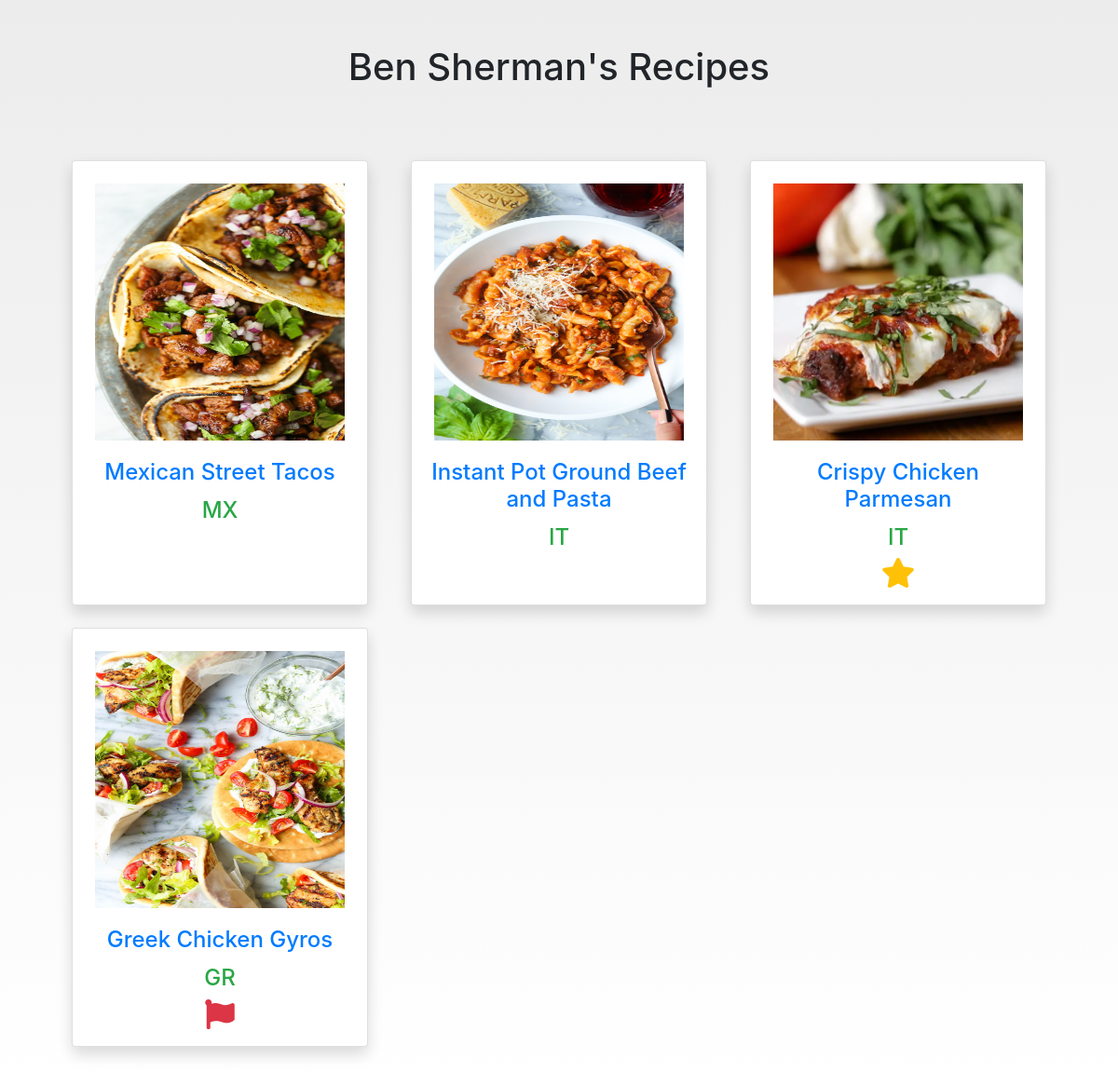
The page /my_recipe_list (signed in) on the database as committed earlier.
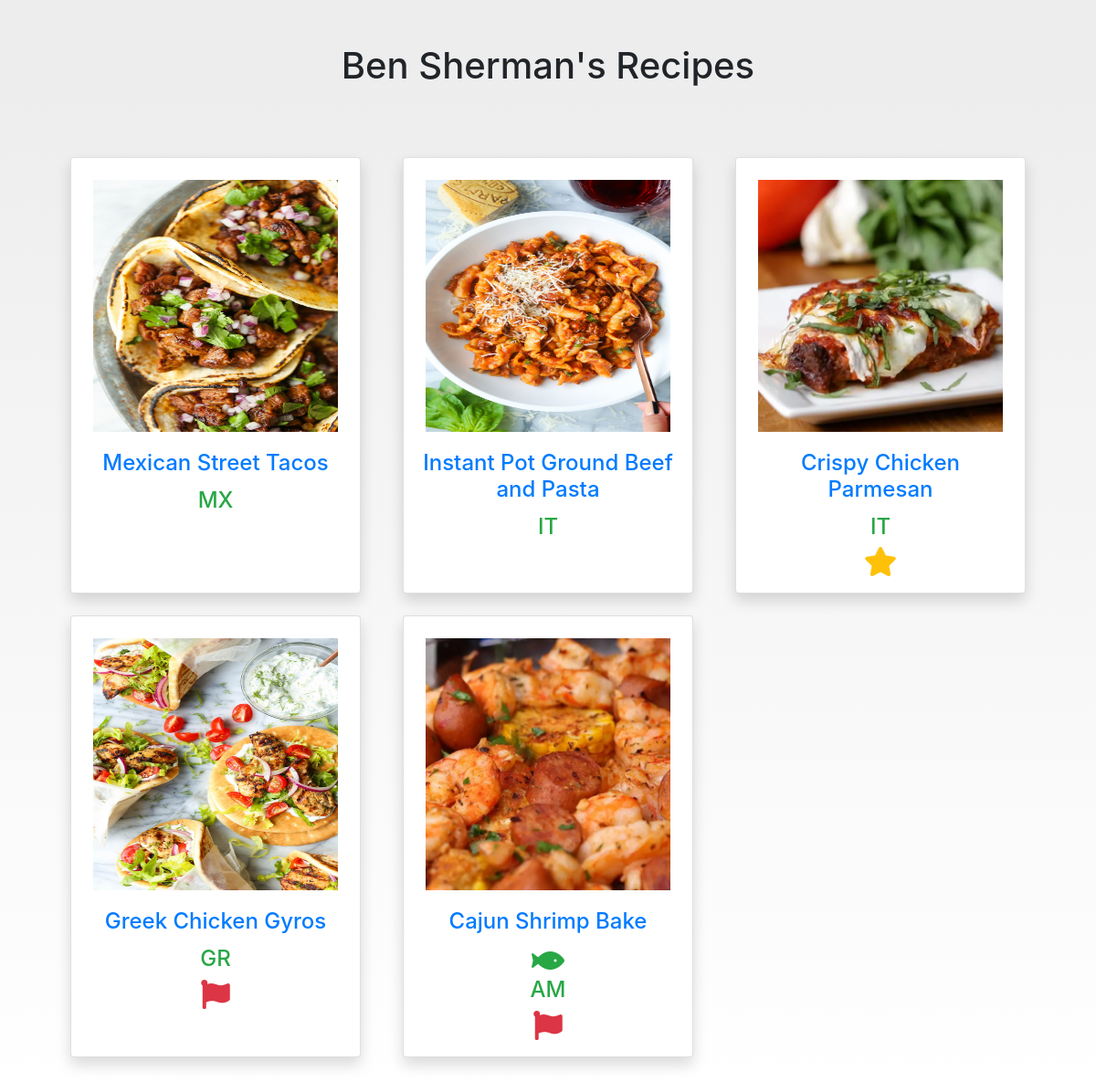
The same page on the database as committed later.
### recipe_app/models.py (models this page shows)
class User(models.Model):
    first_name = models.CharField(max_length=60)
    last_name = models.CharField(max_length=60)
    email = models.CharField(max_length=255)
    password = models.CharField(max_length=255)
    created_at = models.DateTimeField(auto_now_add=True)
    updated_at = models.DateTimeField(auto_now=True)
    objects = UserManager()

class Recipe(models.Model):
    MEAT_CHOICES = (
        ("RM", "Red Meat"),
        ("PL", "Poultry"),
        ("FI", "Fish"),
        ("VG", "Vegetarian"),
    )
    CATEGORY_CHOICES = (
        ("AM", "American"),
        ("CH", "Chinese"),
        ("EE", "Eastern European"),
        ("EN", "English"),
        ("FR", "French"),
        ("GE", "German"),
        ("GR", "Greek"),
        ("IN", "Indian"),
        ("IT", "Italian"),
        ("JP", "Japanese"),
        ("KR", "Korean"),
        ("MX", "Mexican"),
        ("OT", "Other"),
        ("SL", "Soul Food"),
    )
    title = models.CharField(max_length=90)
    picture = models.ImageField(upload_to="recipe_photo_album")
    link_to_recipe = models.URLField(max_length=200)
    description = models.TextField(blank=True)
    meat_type = models.CharField(max_length=2, choices=MEAT_CHOICES, default=MEAT_CHOICES[0][0])
    category = models.CharField(max_length=2, choices=CATEGORY_CHOICES, default=CATEGORY_CHOICES[0][0])
    best_quantity = models.DecimalField(max_digits=3, decimal_places=2, default=1)
    rating = models.DecimalField(max_digits=3, decimal_places=2, null=True)
    comments = models.TextField(blank=True)
    last_made_at = models.DateField()
    quick_and_easy = models.BooleanField(default=False)
    is_favorite = models.BooleanField(default=False)
    have_made_before = models.BooleanField(default=False)
    saved_by = models.ForeignKey(User, related_name='saved_recipes', on_delete=models.CASCADE, default=1)
    created_at = models.DateTimeField(auto_now_add=True)
    updated_at = models.DateTimeField(auto_now=True)
    objects = RecipeManager()

### recipe_app/views.py (the view)
# urls.py: path('my_recipe_list', views.recipe_list),
def recipe_list(request):
    if 'user_id' in request.session:
        current_user = User.objects.get(id=request.session['user_id'])
        current_users_recipes = Recipe.objects.filter(saved_by=current_user)
        previously_made = current_users_recipes.filter(have_made_before=True)
        favorited_recipes = current_users_recipes.filter(is_favorite=True)
        saved_recipes = current_users_recipes.filter(have_made_before=False)
        context = {
            'user': current_user,
            'recipes': current_users_recipes,
            'have_made': previously_made,
            'favorite_recipes' : favorited_recipes,
            'saved_for_later' : saved_recipes,
        }
        return render(request, 'recipe_list.html', context)
    else:
        return redirect('/login')

### recipe_app/templates/recipe_list.html (shortened to what this page needs)
<!DOCTYPE html>
    <html lang="en">
        <head>
            {% load static %}
            <link rel="stylesheet" href="{% static 'style.css' %}">
            <link rel="stylesheet" href="https://stackpath.bootstrapcdn.com/bootstrap/4.1.3/css/bootstrap.min.css"
>
            <link rel="stylesheet" href="https://use.fontawesome.com/releases/v5.0.13/css/all.css">
        </head>
        <body>
            <div id="header" class="text-center">
                <h1 class="p-5">{{ user.first_name }} {{ user.last_name }}'s Recipes</h1>
            </div>
            <div class="row">
                <div class="col px-5">
                    <div id="all_recipe_display">
                        <div id="card_holder" class="row p-3 mt-1">
                            {% for recipe in recipes %}
                            <div data-genre="{{ recipe.category }}" class="col-sm-6 col-lg-4 mb-4">
                                <a href="item/{{ recipe.id }}">
                                    <div id="recipe_cards" class="card h-100 shadow mx-2">
                                        <img src="{{ recipe.picture.url }}" alt="recipe_img" class="card-img-top pt-4 px-4">
                                        <div class="card-body text-center pb-3">
                                            <h4 class="card-title">{{ recipe.title }}</h4>
                                            {% if recipe.meat_type == 'FI' %}
                                                <i class="fas fa-fish fa-2x text-success"></i>
                                            {% endif %}
                                            <h4 class="card-text text-success">{{ recipe.category }}</h4>
                                            {% if recipe in favorite_recipes %}
                                                <i class="fas fa-star fa-2x text-warning"></i>
                                            {% endif %}
                                            {% if recipe in saved_for_later %}
                                                <i class="fas fa-flag fa-2x text-danger"></i>
                                            {% endif %}
                                        </div>
                                    </div>
                                </a>
                            </div>
                            {% empty %}
                            <h3 class="pt-5">Your recipe list is currently empty!</h3>
                            {% endfor %}
                        </div>
                    </div>
                </div>
            </div>
        </body>

### recipe_app/static/style.css (style rules this page uses)
body { font-family: "Raleway", sans-serif; background: linear-gradient(#edecec, white); padding: 0px 20px; }
#recipe_cards .card-img-top { height: 300px; }
#all_recipe_display a, #favorite_recipe_display a, #saved_recipe_display a { text-decoration: none; }

Rows that differ between the two databases and show on the page:
added Recipe: picture (picture), title "Cajun Shrimp Bake", meat_type "FI" (drawn), category "AM"
